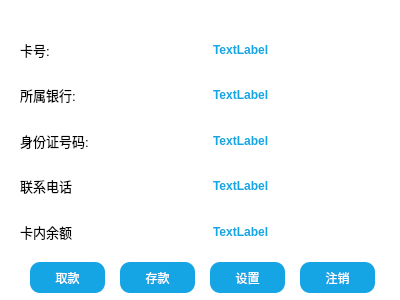
<?xml version="1.0" encoding="UTF-8"?>
<ui version="4.0">
 <class>AccountDialog</class>
 <widget class="QDialog" name="AccountDialog">
  <property name="geometry">
   <rect>
    <x>0</x>
    <y>0</y>
    <width>400</width>
    <height>300</height>
   </rect>
  </property>
  <property name="windowTitle">
   <string>Dialog</string>
  </property>
  <property name="styleSheet">
   <string notr="true">background:white;</string>
  </property>
  <widget class="QPushButton" name="witdrawEntryButton">
   <property name="geometry">
    <rect>
     <x>30</x>
     <y>262</y>
     <width>75</width>
     <height>31</height>
    </rect>
   </property>
   <property name="styleSheet">
    <string notr="true">color: white;
background-color: rgb(22, 165, 228);
border-style: outset;
padding: 6px;
border-radius: 10px;
</string>
   </property>
   <property name="text">
    <string>取款</string>
   </property>
  </widget>
  <widget class="QPushButton" name="depositEntryButton">
   <property name="geometry">
    <rect>
     <x>120</x>
     <y>262</y>
     <width>75</width>
     <height>31</height>
    </rect>
   </property>
   <property name="styleSheet">
    <string notr="true">color: white;
background-color: rgb(22, 165, 228);
border-style: outset;
padding: 6px;
border-radius: 10px;
</string>
   </property>
   <property name="text">
    <string>存款</string>
   </property>
  </widget>
  <widget class="QPushButton" name="setButton">
   <property name="geometry">
    <rect>
     <x>210</x>
     <y>262</y>
     <width>75</width>
     <height>31</height>
    </rect>
   </property>
   <property name="styleSheet">
    <string notr="true">color: white;
background-color: rgb(22, 165, 228);
border-style: outset;
padding: 6px;
border-radius: 10px;
</string>
   </property>
   <property name="text">
    <string>设置</string>
   </property>
  </widget>
  <widget class="QWidget" name="layoutWidget">
   <property name="geometry">
    <rect>
     <x>20</x>
     <y>30</y>
     <width>361</width>
     <height>221</height>
    </rect>
   </property>
   <layout class="QHBoxLayout" name="horizontalLayout">
    <item>
     <layout class="QVBoxLayout" name="verticalLayout">
      <item>
       <widget class="QLabel" name="label">
        <property name="font">
         <font>
          <pointsize>10</pointsize>
         </font>
        </property>
        <property name="text">
         <string>卡号:</string>
        </property>
       </widget>
      </item>
      <item>
       <widget class="QLabel" name="label_2">
        <property name="font">
         <font>
          <pointsize>10</pointsize>
         </font>
        </property>
        <property name="text">
         <string>所属银行:</string>
        </property>
       </widget>
      </item>
      <item>
       <widget class="QLabel" name="label_3">
        <property name="font">
         <font>
          <pointsize>10</pointsize>
         </font>
        </property>
        <property name="text">
         <string>身份证号码:</string>
        </property>
       </widget>
      </item>
      <item>
       <widget class="QLabel" name="label_4">
        <property name="font">
         <font>
          <pointsize>10</pointsize>
         </font>
        </property>
        <property name="text">
         <string>联系电话</string>
        </property>
       </widget>
      </item>
      <item>
       <widget class="QLabel" name="label_5">
        <property name="font">
         <font>
          <pointsize>10</pointsize>
         </font>
        </property>
        <property name="text">
         <string>卡内余额</string>
        </property>
       </widget>
      </item>
     </layout>
    </item>
    <item>
     <layout class="QVBoxLayout" name="verticalLayout_2">
      <item>
       <widget class="QLabel" name="accountNumLabel">
        <property name="font">
         <font>
          <weight>75</weight>
          <bold>true</bold>
         </font>
        </property>
        <property name="styleSheet">
         <string notr="true">color: rgb(22, 165, 228);
background-color: white;
border-style: outset;
padding: 6px;
border-radius: 10px;
</string>
        </property>
        <property name="text">
         <string>TextLabel</string>
        </property>
       </widget>
      </item>
      <item>
       <widget class="QLabel" name="bankNameLabel">
        <property name="font">
         <font>
          <weight>75</weight>
          <bold>true</bold>
         </font>
        </property>
        <property name="styleSheet">
         <string notr="true">color: rgb(22, 165, 228);
background-color: white;
border-style: outset;
padding: 6px;
border-radius: 10px;
</string>
        </property>
        <property name="text">
         <string>TextLabel</string>
        </property>
       </widget>
      </item>
      <item>
       <widget class="QLabel" name="idcreditLabel">
        <property name="font">
         <font>
          <weight>75</weight>
          <bold>true</bold>
         </font>
        </property>
        <property name="styleSheet">
         <string notr="true">color: rgb(22, 165, 228);
background-color: white;
border-style: outset;
padding: 6px;
border-radius: 10px;
</string>
        </property>
        <property name="text">
         <string>TextLabel</string>
        </property>
       </widget>
      </item>
      <item>
       <widget class="QLabel" name="phoneNumLabel">
        <property name="font">
         <font>
          <weight>75</weight>
          <bold>true</bold>
         </font>
        </property>
        <property name="styleSheet">
         <string notr="true">color: rgb(22, 165, 228);
background-color: white;
border-style: outset;
padding: 6px;
border-radius: 10px;
</string>
        </property>
        <property name="text">
         <string>TextLabel</string>
        </property>
       </widget>
      </item>
      <item>
       <widget class="QLabel" name="balanceLabel">
        <property name="font">
         <font>
          <weight>75</weight>
          <bold>true</bold>
         </font>
        </property>
        <property name="styleSheet">
         <string notr="true">color: rgb(22, 165, 228);
background-color: white;
border-style: outset;
padding: 6px;
border-radius: 10px;
</string>
        </property>
        <property name="text">
         <string>TextLabel</string>
        </property>
       </widget>
      </item>
     </layout>
    </item>
   </layout>
  </widget>
  <widget class="QPushButton" name="logoutButton">
   <property name="geometry">
    <rect>
     <x>300</x>
     <y>262</y>
     <width>75</width>
     <height>31</height>
    </rect>
   </property>
   <property name="styleSheet">
    <string notr="true">color: white;
background-color: rgb(22, 165, 228);
border-style: outset;
padding: 6px;
border-radius: 10px;
</string>
   </property>
   <property name="text">
    <string>注销</string>
   </property>
  </widget>
 </widget>
 <resources/>
 <connections/>
</ui>
